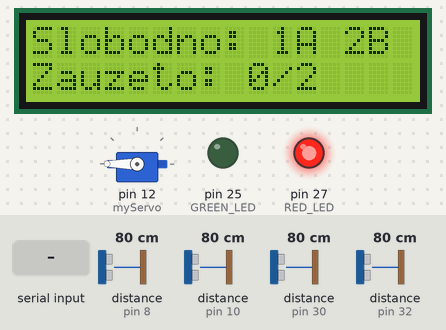
Recording of a sketch running on a simulated Arduino Mega 2560, built with avr-gcc and run on an emulated ATmega2560. On the bench: servo, 16×2 character LCD, output pins drawn as LEDs (lit = HIGH). Wiring (inferred from the names in the program): 4 × ultrasonic range finder: trigger pin 9, echo pin 8 / trigger pin 11, echo pin 10 / trigger pin 31, echo pin 30 / trigger pin 33, echo pin 32. The test bench sets the inputs (shaded band); at power-on: distance to the obstacle (sensors on pin 8, pin 10, pin 30, pin 32) 80 cm. The echo pulse lasts 58.3 µs per cm; pins used as bus, display or sensor lines are not drawn; what the sketch prints to the serial monitor is not drawn.

Above: at 1.3 s.
1.4 s: distance to the obstacle (sensor on pin 8) set to 18 cm
At 2.7 s:
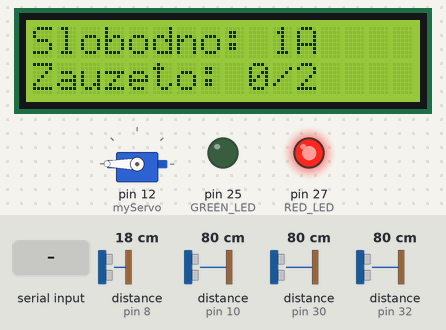
4.4 s: distance to the obstacle (sensor on pin 10) set to 2 cm
At 4.9 s:
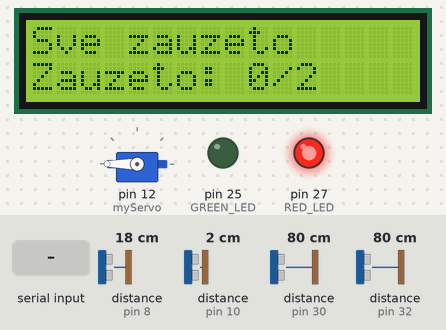
8.9 s: "0\n" received over Serial
At 8.96 s:
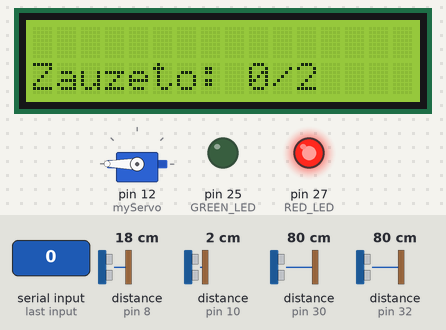
Timing chart, 0 to 11.9 s (numbered marks = the images above; inputs shaded):
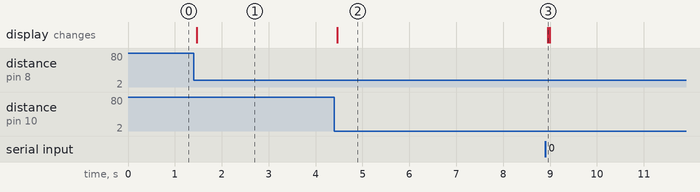

The sketch:

pametni_parking_sitem_arduino.ino
```cpp
// (licence header left out)
#include <SPI.h>
#include <MFRC522.h>
#include <LiquidCrystal.h>
#include <Servo.h>

#define RST_PIN 49
#define SS_PIN 53
MFRC522 mfrc522(SS_PIN, RST_PIN);

int RED_LED = 27;
int GREEN_LED = 25;

int TRIG_ULT1 = 11;
int ECO_ULT1 = 10;

int TRIG_ULT2 = 9;
int ECO_ULT2 = 8;

int distance1, distance2;

String status1A = "";
String status2B = "";
String lastStatus1A = "";
String lastStatus2B = "";

int FRONT_RAMP_TRIG = 33;
int FRONT_RAMP_ECHO = 32;

int REAR_RAMP_TRIG = 31;
int REAR_RAMP_ECHO = 30;

LiquidCrystal lcd(7, 6, 5, 4, 3, 2);
Servo myServo;

void setup() {
  Serial.begin(9600);
  SPI.begin();
  mfrc522.PCD_Init();

  pinMode(FRONT_RAMP_TRIG, OUTPUT);
  pinMode(FRONT_RAMP_ECHO, INPUT);
  pinMode(REAR_RAMP_TRIG, OUTPUT);
  pinMode(REAR_RAMP_ECHO, INPUT);

  pinMode(RED_LED, OUTPUT);
  pinMode(GREEN_LED, OUTPUT);

  pinMode(TRIG_ULT1, OUTPUT);
  pinMode(ECO_ULT1, INPUT);

  pinMode(TRIG_ULT2, OUTPUT);
  pinMode(ECO_ULT2, INPUT);

  digitalWrite(RED_LED, HIGH);

  myServo.attach(12);
  myServo.write(180);

  lcd.begin(16, 2);
  lcd.setCursor(0, 0);
  lcd.print("Slobodno: 1A 2B");
  lcd.setCursor(0, 1);
  lcd.print("Zauzeto: 0/2");
}

void loop() {
  static unsigned long lastUpdateTime = 0;
  static const unsigned long updateInterval = 2000;

  distance1 = readDistance(TRIG_ULT1, ECO_ULT1);
  distance2 = readDistance(TRIG_ULT2, ECO_ULT2);

  int frontRampDistance = readDistance(FRONT_RAMP_TRIG, FRONT_RAMP_ECHO);
  int rearRampDistance = readDistance(REAR_RAMP_TRIG, REAR_RAMP_ECHO);

  updateParkingAvailability(distance1, distance2);

  if (Serial.available()) {
    String data = Serial.readStringUntil('\n');
    data.trim();

    if (data == "PAID") {
      allowExit();
    } else if (data == "NEW_ENTRY") {
      allowEntry();
    }

    if (data == "0") {
      updateLCD(0);
    } else if (data == "1") {
      updateLCD(1);
    } else if (data == "2") {
      updateLCD(2);
    }
  }

  if (mfrc522.PICC_IsNewCardPresent() && mfrc522.PICC_ReadCardSerial()) {
    if (frontRampDistance > 0 && frontRampDistance < 20) {
      for (byte i = 0; i < mfrc522.uid.size; i++) {
        Serial.print(mfrc522.uid.uidByte[i], HEX);
        Serial.print(i < mfrc522.uid.size - 1 ? ":" : "\n");
      }
  }
  else if (rearRampDistance > 0 && rearRampDistance < 20) {
    for (byte i = 0; i < mfrc522.uid.size; i++) {
      Serial.print(mfrc522.uid.uidByte[i], HEX);
      Serial.print(i < mfrc522.uid.size - 1 ? ":" : "\n");
    }
  }
  else {
    Serial.println("NO_CAR");
  }
    mfrc522.PICC_HaltA();
  }

  if (millis() - lastUpdateTime > updateInterval) {
    lastUpdateTime = millis();
  }
}

void updateLCD(int occupied) {
  lcd.clear();

  lcd.setCursor(0, 1);
  lcd.print("Zauzeto: ");
  lcd.print(occupied);
  lcd.print("/2");
}

void allowEntry() {
  digitalWrite(GREEN_LED, HIGH);
  digitalWrite(RED_LED, LOW);
  openGate();

  while (readDistance(FRONT_RAMP_TRIG, FRONT_RAMP_ECHO) < 20) {
    delay(100);
  }

  unsigned long startTime = millis();
  bool carPassed = false;

  while (millis() - startTime < 5000) {
    if (readDistance(REAR_RAMP_TRIG, REAR_RAMP_ECHO) < 20) {
      carPassed = true;
      break;
    }
    delay(100);
  }

  if (carPassed) {
    delay(2000);
  }
  closeGate();

  digitalWrite(GREEN_LED, LOW);
  digitalWrite(RED_LED, HIGH);
}


void allowExit() {
  digitalWrite(GREEN_LED, HIGH);
  digitalWrite(RED_LED, LOW);
  openGate();

  while (readDistance(REAR_RAMP_TRIG, REAR_RAMP_ECHO) < 20) {
    delay(100);
  }

  unsigned long startTime = millis();
  bool carPassed = false;

  while (millis() - startTime < 5000) {
    if (readDistance(FRONT_RAMP_TRIG, FRONT_RAMP_ECHO) < 20) {
      carPassed = true;
      break;
    }
    delay(100);
  }

  if (carPassed) {
    delay(2000);
  }
  closeGate();

  digitalWrite(GREEN_LED, LOW);
  digitalWrite(RED_LED, HIGH);
}

int readDistance(int trigPin, int echoPin) {
  digitalWrite(trigPin, LOW);
  delayMicroseconds(2);
  digitalWrite(trigPin, HIGH);
  delayMicroseconds(10);
  digitalWrite(trigPin, LOW);

  int time = pulseIn(echoPin, HIGH);
  return (time > 0) ? time / 58.2 : -1;
}

void updateParkingAvailability(int d1, int d2) {
  lcd.setCursor(0, 0);
  lcd.print("                ");

  status1A = (d1 > 0 && d1 <= 20) ? "zauzeto" : "slobodno";
  status2B = (d2 > 0 && d2 <= 20) ? "zauzeto" : "slobodno";

  if (d1 > 0 && d1 <= 20 && d2 > 0 && d2 <= 20) {
    lcd.setCursor(0, 0);
    lcd.print("Sve zauzeto");
  }
  else if (d1 > 0 && d1 <= 20) {
    lcd.setCursor(0, 0);
    lcd.print("Slobodno: 2B");
  } else if (d2 > 0 && d2 <= 20) {
    lcd.setCursor(0, 0);
    lcd.print("Slobodno: 1A");
  } else {
    lcd.setCursor(0, 0);
    lcd.print("Slobodno: 1A 2B");
  }

  if (status1A != lastStatus1A) {
    Serial.println("1A:" + status1A);
    lastStatus1A = status1A;
  }

  if (status2B != lastStatus2B) {
    Serial.println("2B:" + status2B);
    lastStatus2B = status2B;
  }
}

void openGate() {
  for (int pos = 180; pos >= 90; pos--) {
    myServo.write(pos);
    delay(15);
  }
}

void closeGate() {
  for (int pos = 90; pos <= 180; pos++) {
    myServo.write(pos);
    delay(15);
  }
}
```

Measured:
- after the input at 1.4 s, the display: changes after 0.07 s (image 1)
- after the input at 4.4 s, the display: changes after 0.07 s (image 2)
- after the input at 8.9 s, the display: changes after 0.05 s (image 3)
